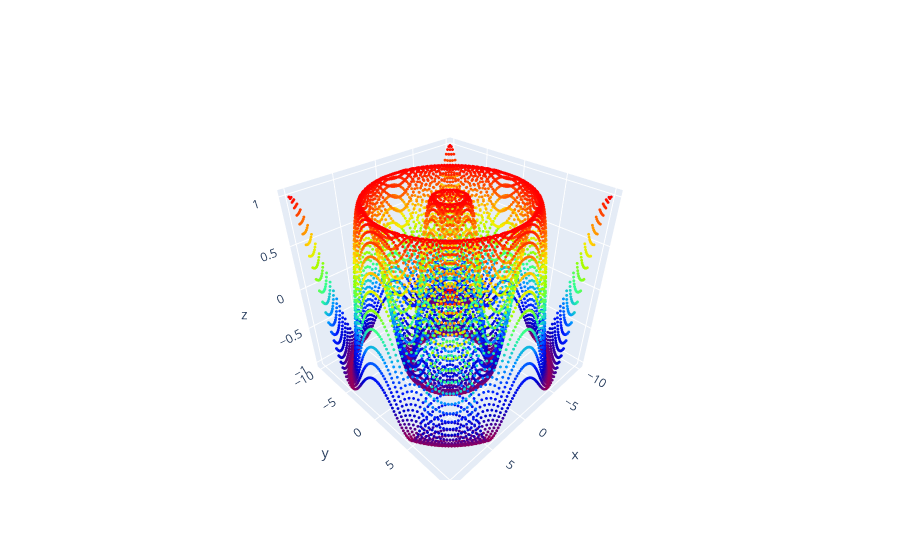

Notebook source saved alongside this figure:
### Code cell
x=np.linspace(-10,10,100)
y=np.copy(x)
x,y=np.meshgrid(x,y)
z=np.sin(np.sqrt(x**2+y**2))

fig=go.Figure(data=[go.Scatter3d(z=z.ravel(),x=x.ravel(),y=y.ravel(),mode="markers",marker=dict(size=1,color=z.ravel(),colorscale='rainbow'))])
fig.show()

### Figure 1 — Plotly figure (JSON) as saved in the notebook; plotly's stock layout.template omitted (floating-point values rounded to 4 significant figures; data arrays with more than 128 entries replaced by an {"elided": "..."} marker saying what was removed)
{"data": [{"marker": {"color": {"elided": "10000 float values"}, "colorscale": [[0, "rgb(150,0,90)"], [0.125, "rgb(0,0,200)"], [0.25, "rgb(0,25,255)"], [0.375, "rgb(0,152,255)"], [0.5, "rgb(44,255,150)"], [0.625, "rgb(151,255,0)"], [0.75, "rgb(255,234,0)"], [0.875, "rgb(255,111,0)"], [1, "rgb(255,0,0)"]], "size": 1}, "mode": "markers", "type": "scatter3d", "x": {"elided": "10000 float values"}, "y": {"elided": "10000 float values"}, "z": {"elided": "10000 float values"}}], "layout": {}}
